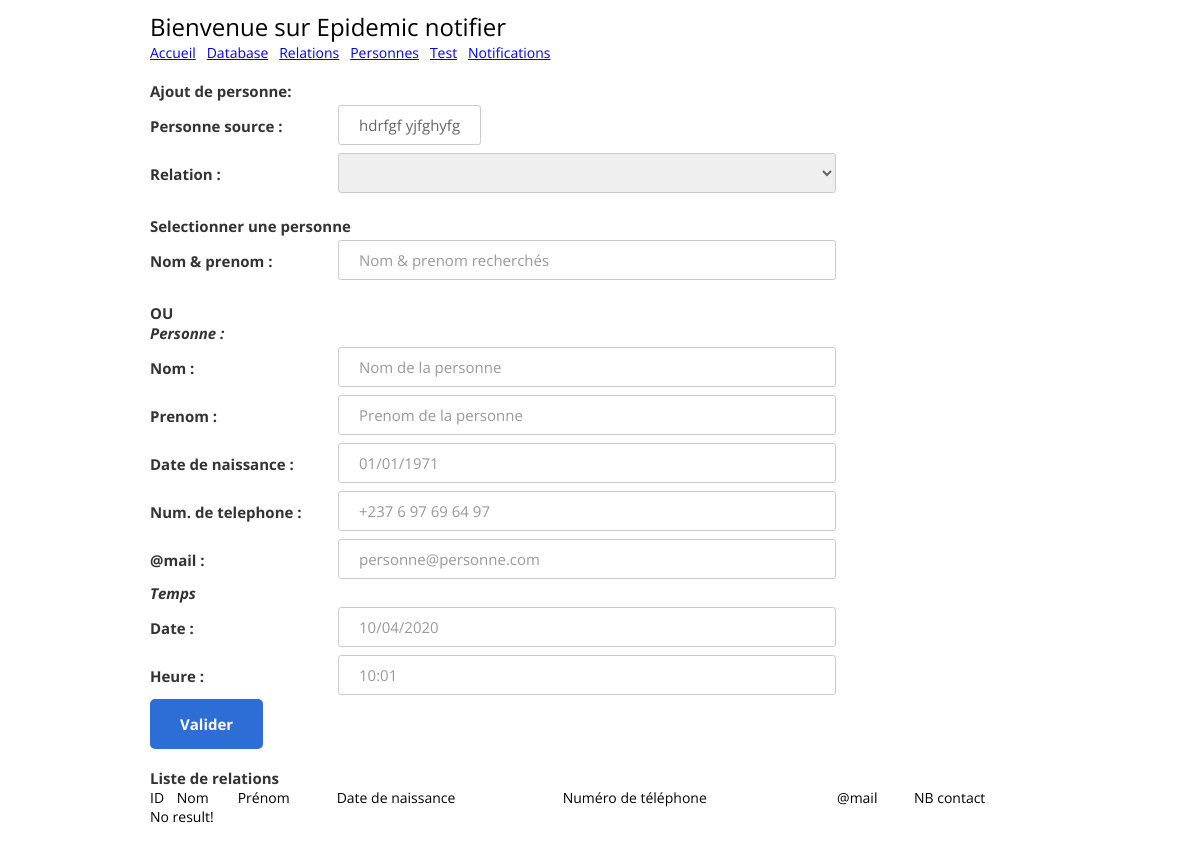
Page /crp?personne=1 on the earlier database version.
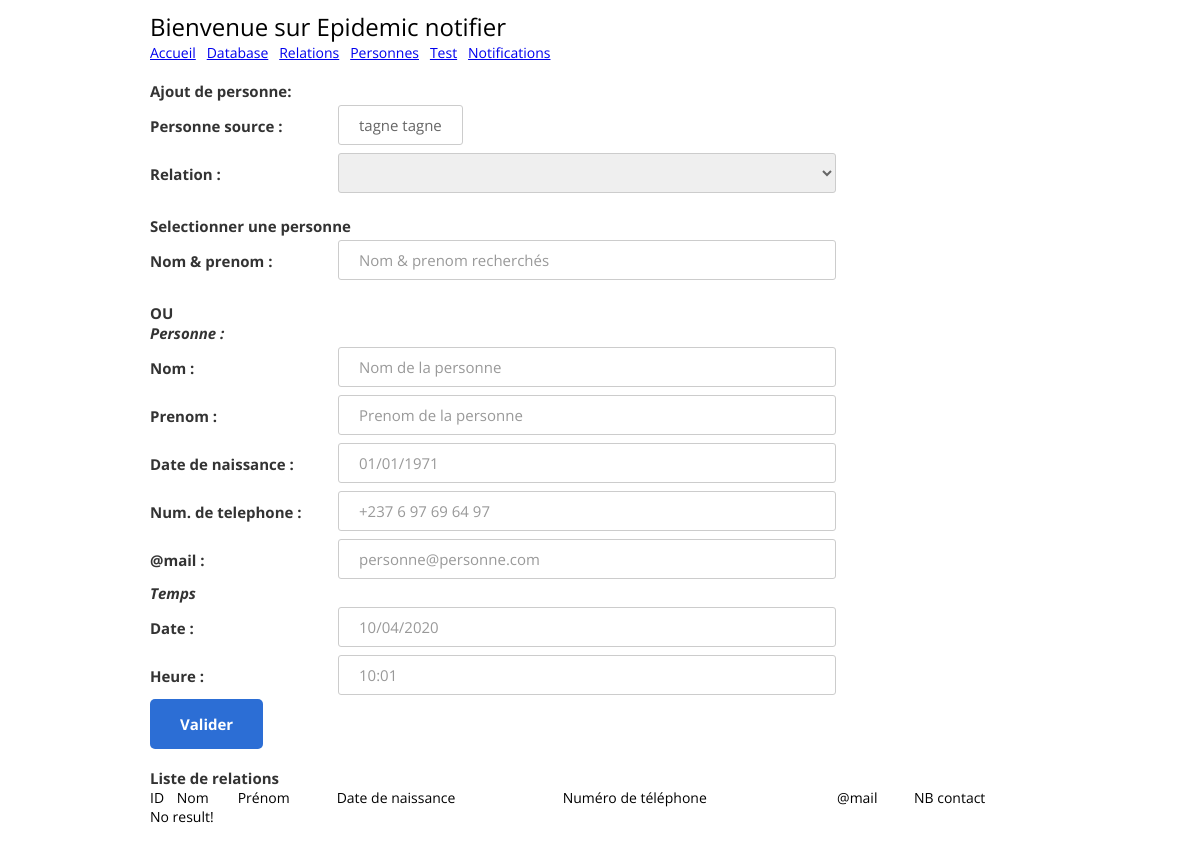
Same page on the later database version.
### tables this page shows
CREATE TABLE personnes (
            id integer PRIMARY KEY,    
            nom text,
            prenom text,
            date_naiss text,
            num_telephone text,
            email text,
            UNIQUE (nom, prenom, date_naiss)
            );

### app.py (the view)
@app.route("/crp", methods=["GET"])
def home_rcp():
    personne_id = request.args.get("personne")
    if personne_id is None or personne_id == "":
        return redirect("/personnes")
    personne = Personne().get_one(personne_id)
    relations = Relation().get_all()
    personnes = CRP().get_personnes_crp(personne_id)
    return render_template("crp.html", personne=personne, relations=relations, personnes=personnes)

### treatment/db/personne.py (called while the page is built)
    def get_one(self, id_):
        self.cur.execute("SELECT  * FROM personnes WHERE id=? ORDER BY id ASC", str(id_))
        row = self.cur.fetchone()
        if (row != None):
            return RPersonne(str(row[0]), row[1], row[2], row[3], row[4], row[5])
        return None

### treatment/db/relation.py (called while the page is built)
    def get_all(self):
        self.cur.execute("SELECT  * FROM relations ORDER BY id ASC")
        rows = self.cur.fetchall()
        return [RRelation(row[0], row[1]) for row in rows]

### templates/crp.html (shortened to what this page needs)
<!DOCTYPE html>
<html>
  <head>
    {% include 'inc/header.html' %}
  </head>
  <body>
    <div class="page-wrapper bg-dark p-t-100 p-b-50">
      <div class="wrapper wrapper--w900">
        <form action="/crp" method="POST" onsubmit="return validate_form_crp();">
          <div class="card card-6">
            <div class="card-heading">
              {% include 'inc/header_menu.html' %}
            </div>
            <div class="card-body">
              <div class="label-row">Ajout de personne: </div>
              <div class="form-row">
                <div class="name">Personne source : </div>
                <div class="input--style-6">{{ personne.nom + ' '+ personne.prenom }}
                </div>
              </div>
              <div class="form-row">
                <div class="name">Relation : </div>
                <div class="value">
                  <select class="select-input" id="id_relation" name="id_relation">
                    <option value=""></option>
                    {% if relations %}
                      {% for r in relations %}
                        <option value="{{ r.id }}">{{ r.libelle }}</option>
                      {% endfor %}
                    {% endif %}
                  </select>
                </div>
              </div>
              <br/>
              <div class="label-row">Selectionner une personne</div>
              <div class="form-row">
                <div class="name">Nom & prenom : </div>
                <div class="value">
                  <input class="input--style-6" type="text" id="searchname" name="searchname" value="" placeholder="Nom & prenom recherchés" size="64" autocomplete="false">
                </div>
              </div>
              <br/>
              <div class="label-row">OU</div>
              {% include 'inc/form_personne.html' %}
              <div class="label-row"><i>Temps</i></div>
              <div class="form-row">
                <div class="name">Date :</div>
                <div class="value">
                  <input class="input--style-6" type="text" id="date_contact" name="date_contact" value="" placeholder="10/04/2020" autocomplete="false">
                </div>
              </div>
              <div class="form-row">
                <div class="name">Heure :</div>
                <div class="value">
                  <input class="input--style-6" type="text" id="heure_contact" name="heure_contact" value="" placeholder="10:01" autocomplete="false">
                </div>
              </div>
            </div>
          </div>
          <div class="card-footer">
            <button class="btn btn--radius-2 btn--blue-2" id="btnvalid_crp" type="submit">Valider</button>
          </div>
        </form>
        <br/>
        <div class="card card-6">
          <div class="card-body">
            <div class="label-row">Liste de relations</div>
            {% include 'inc/list_personne.html' %}
          </div>
        </div>
      </div>
    </div>
  </body>
</html>

Differences in the rows shown:
changed personnes: nom+prenom "hdrfgf yjfghyfg" → "tagne tagne"
